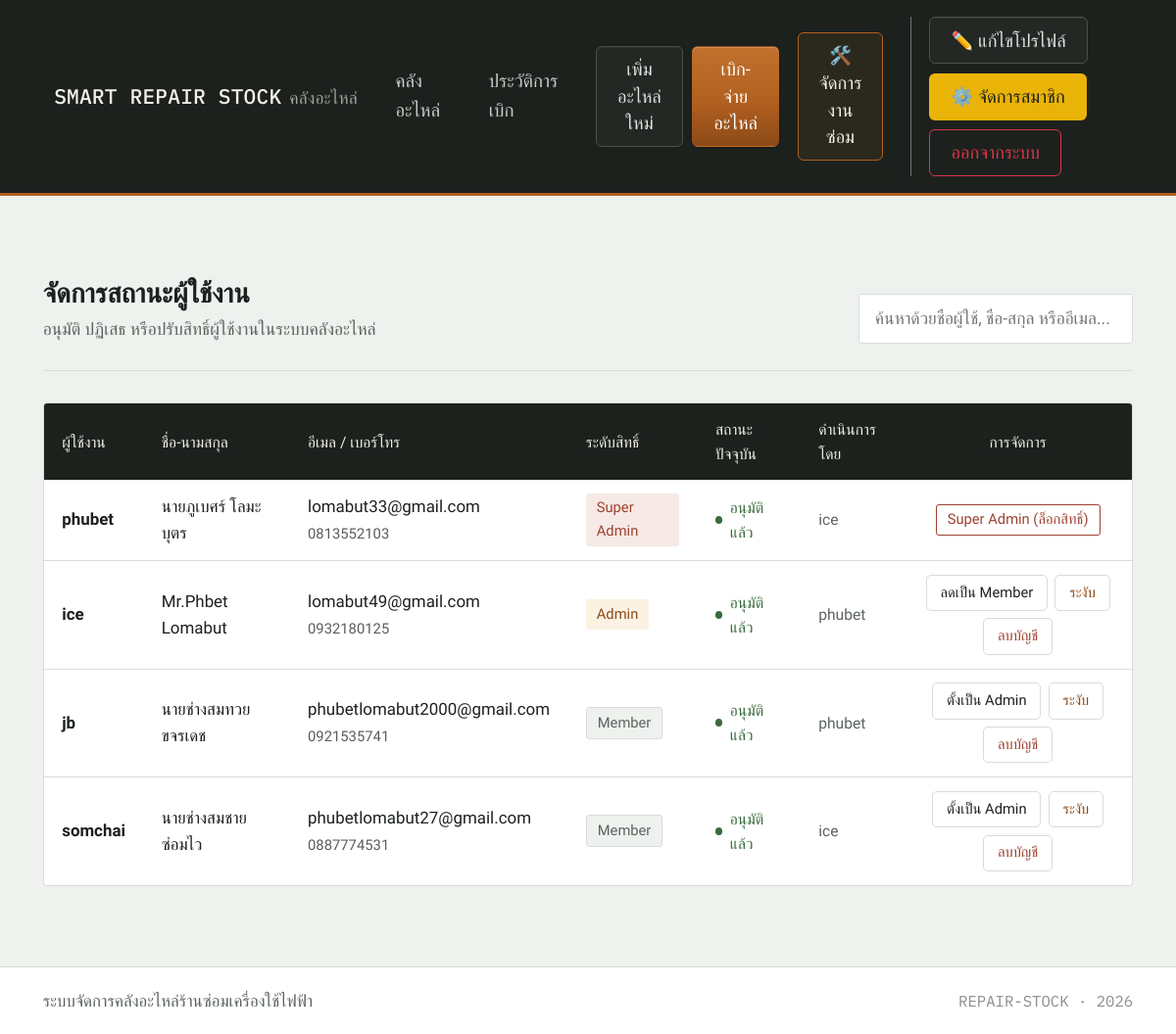
Page /accounts/admin/approval/ (signed in) on the earlier database version.
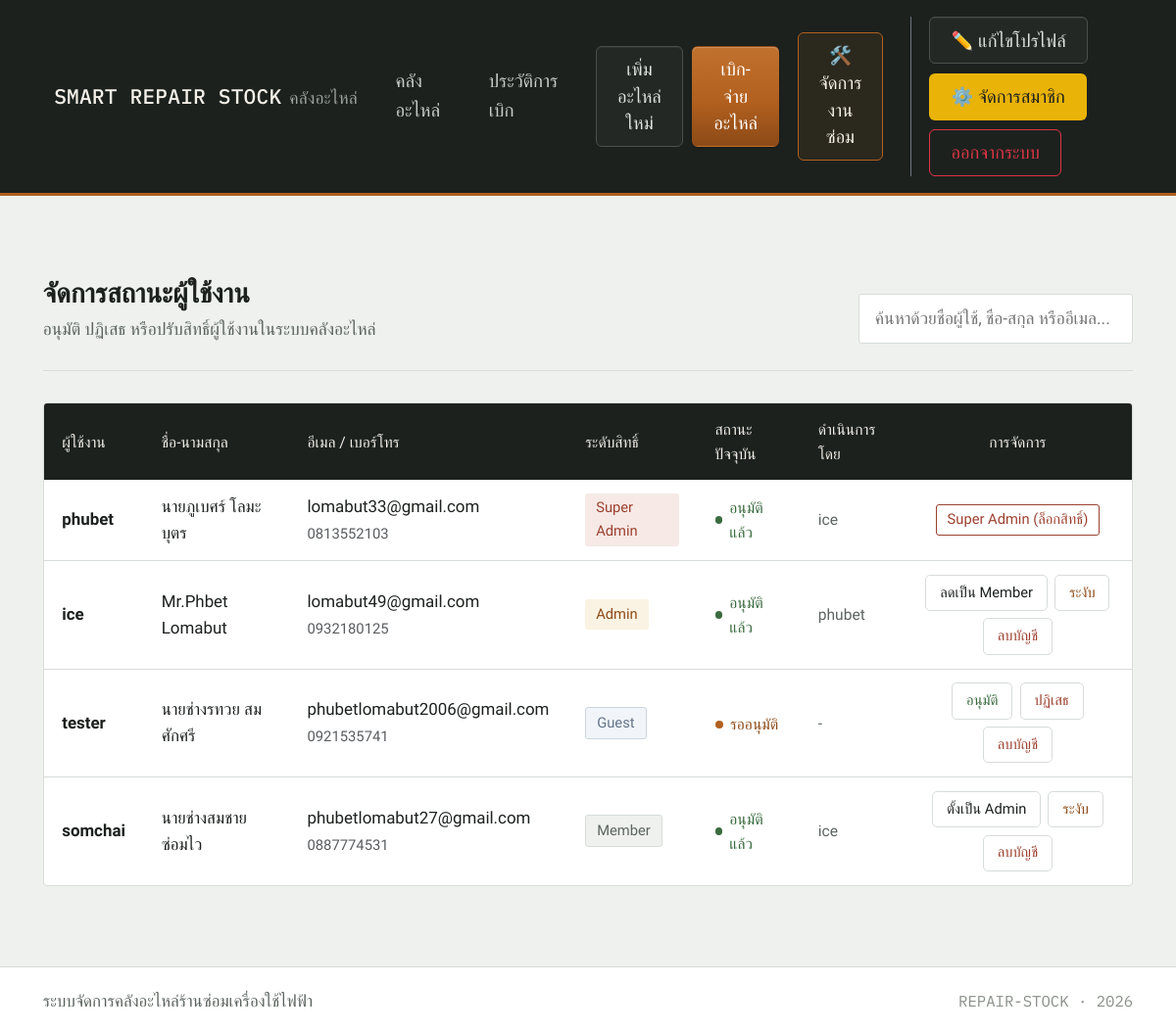
Same page on the later database version.
### accounts/models.py (models this page shows, shortened)
class UserProfile(models.Model):
    user = models.OneToOneField(User, on_delete=models.CASCADE, related_name='profile')
    phone_number = models.CharField(max_length=20, blank=True, null=True, verbose_name="เบอร์โทรศัพท์")
    profile_picture = models.ImageField(upload_to='profiles/', blank=True, null=True, verbose_name="รูปโปรไฟล์")
    ROLE_CHOICES = (
        ('admin', 'ผู้ดูแลระบบ (Admin)'),
        ('member', 'ช่างซ่อม/พนักงาน (Member)'),
        ('guest', 'ผู้เยี่ยมชม (Guest)'),
    )
    role = models.CharField(max_length=10, choices=ROLE_CHOICES, default='guest', verbose_name="บทบาท")
    APPROVAL_STATUS = (
        ('pending', 'รออนุมัติ'),
        ('approved', 'อนุมัติแล้ว'),
        ('rejected', 'ไม่อนุมัติ'),
        ('suspended', 'ระงับการใช้งาน'),
    )
    status = models.CharField(max_length=15, choices=APPROVAL_STATUS, default='pending', verbose_name="สถานะบัญชี")
    rejection_reason = models.TextField(blank=True, null=True, verbose_name="เหตุผล/หมายเหตุจากแอดมิน")
    approved_by = models.ForeignKey(User, on_delete=models.SET_NULL, null=True, blank=True, related_name='approvals_made', verbose_name="ผู้ดำเนินการล่าสุด")
    updated_at = models.DateTimeField(auto_now=True, verbose_name="อัปเดตล่าสุดเมื่อ")

### accounts/views.py (the view, shortened to what this page needs)
# urls.py: path('admin/approval/', views.admin_approval_list, name='admin_approval'),
@staff_member_required
def admin_approval_list(request):
    query = request.GET.get('q', '')
    profiles_query = UserProfile.objects.select_related('user', 'approved_by').annotate(
        role_priority=Case(
            When(user__is_superuser=True, then=1),
            When(user__is_staff=True, then=2),
            default=3,
            output_field=IntegerField(),
        )
    )
    profiles_list = profiles_query.order_by('role_priority', '-id')
    paginator = Paginator(profiles_list, 15)
    page_number = request.GET.get('page')
    profiles = paginator.get_page(page_number)
    return render(request, 'admin_approval.html', {'profiles': profiles, 'query': query})

### accounts/templates/admin_approval.html (shortened to what the changed rows need)
{% extends 'base.html' %}
{% block content %}
<div class="page-wrap">
    <div class="page-header">
        <div>
            <h1>จัดการสถานะผู้ใช้งาน</h1>
        </div>
    </div>
    <div class="panel-card">
        <div id="table-container">
            <div class="table-responsive">
                <table class="approval-table">
                    <thead>
                        <tr>
                            <th>ผู้ใช้งาน</th>
                            <th>ชื่อ-นามสกุล</th>
                            <th>อีเมล / เบอร์โทร</th>
                            <th>ระดับสิทธิ์</th>
                            <th>สถานะปัจจุบัน</th>
                            <th>ดำเนินการโดย</th>
                            <th class="text-center">การจัดการ</th>
                        </tr>
                    </thead>
                    <tbody>
                        {% for p in profiles %}
                        <tr>
                            <td><strong>{{ p.user.username }}</strong></td>
                            <td>{{ p.user.first_name }} {{ p.user.last_name }}</td>
                            <td>
                                {{ p.user.email|default:"-" }}<br>
                                <small class="text-muted">{{ p.phone_number|default:"-" }}</small>
                            </td>
                            <td>
                                {% if p.user.is_superuser %}
                                    <span class="role-tag role-super">Super Admin</span>
                                {% elif p.user.is_staff %}
                                    <span class="role-tag role-admin">Admin</span>
                                {% elif p.status == 'pending' %}
                                    <span class="role-tag role-guest">Guest</span>
                                {% else %}
                                    <span class="role-tag role-member">Member</span>
                                {% endif %}
                            </td>
                            <td>
                                {% if p.status == 'pending' %}
                                    <span class="status-tag status-pending">รออนุมัติ</span>
                                {% elif p.status == 'approved' %}
                                    <span class="status-tag status-approved">อนุมัติแล้ว</span>
                                {% elif p.status == 'rejected' %}
                                    <span class="status-tag status-rejected" title="{{ p.rejection_reason }}">ไม่อนุมัติ</span>
                                {% else %}
                                    <span class="status-tag status-suspended">ถูกระงับ</span>
                                {% endif %}
                            </td>
                            <td>
                                {% if p.approved_by %}
                                    <span class="approved-by">{{ p.approved_by.username }}</span>
                                {% else %}
                                    <span class="approved-by">-</span>
                                {% endif %}
                            </td>
                            <td class="text-center">
                                {% if p.user.is_superuser %}
                                    <span class="self-tag" style="border-color: #9c4130; color: #9c4130;">Super Admin (ล็อกสิทธิ์)</span>
                                {% elif p.user == request.user %}
                                    <span class="self-tag">บัญชีของคุณ</span>
                                {% else %}
                                    <div class="row-actions">
                                        {% if p.status == 'pending' %}
                                            <form method="POST" action="{% url 'accounts:update_status' p.id 'approve' %}" onsubmit="return confirm('ยืนยันการอนุมัติบัญชี {{ p.user.username }}?');">
                                                <button type="submit" class="btn-row-action btn-approve">อนุมัติ</button>
                                            </form>
                                            <button type="button" class="btn-row-action btn-reject"
                                                    data-bs-toggle="modal" data-bs-target="#rejectModal"
                                                    data-action-url="{% url 'accounts:update_status' p.id 'reject' %}"
                                                    data-username="{{ p.user.username }}">ปฏิเสธ</button>
                                        {% elif p.status == 'approved' %}
                                            {% if p.user.is_staff %}
                                                <form method="POST" action="{% url 'accounts:update_status' p.id 'remove_admin' %}" onsubmit="return confirm('ต้องการลดสิทธิ์ {{ p.user.username }} เป็น Member ใช่หรือไม่?');">
                                                    <button type="submit" class="btn-row-action btn-demote">ลดเป็น Member</button>
                                                </form>
                                            {% else %}
                                                <form method="POST" action="{% url 'accounts:update_status' p.id 'make_admin' %}" onsubmit="return confirm('ต้องการแต่งตั้ง {{ p.user.username }} เป็น Admin ใช่หรือไม่?');">
                                                    <button type="submit" class="btn-row-action btn-promote">ตั้งเป็น Admin</button>
                                                </form>
                                            {% endif %}
                                            <form method="POST" action="{% url 'accounts:update_status' p.id 'suspend' %}" onsubmit="return confirm('ยืนยันการระงับบัญชี {{ p.user.username }}?');">
                                                <button type="submit" class="btn-row-action btn-suspend">ระงับ</button>
                                            </form>
                                        {% elif p.status == 'suspended' or p.status == 'rejected' %}
                                            <form method="POST" action="{% url 'accounts:update_status' p.id 'approve' %}" onsubmit="return confirm('ต้องการเปิดให้ {{ p.user.username }} ใช้งานอีกครั้ง?');">
                                                {% csrf_token %}
                                                <button type="submit" class="btn-row-action btn-approve">เปิดใช้งานอีกครั้ง</button>
                                            </form>
                                        {% endif %}
                                        <form method="POST" action="{% url 'accounts:update_status' p.id 'delete_user' %}" onsubmit="return confirm('ยืนยันลบบัญชี {{ p.user.username }} ออกจากระบบถาวรหรือไม่?');">
                                            <button type="submit" class="btn-row-action btn-delete">ลบบัญชี</button>
                                        </form>
                                    </div>
                                {% endif %}
                            </td>
                        </tr>
                        {% empty %}
                        <tr>
                            <td colspan="7" class="text-center text-muted py-4">ไม่พบข้อมูลผู้ใช้งานที่ค้นหา</td>
                        </tr>
                        {% endfor %}
                    </tbody>
                </table>
            </div>
        </div>
    </div>
</div>
{% endblock %}

Differences in the rows shown:
removed UserProfile: user.username "jb", user.first_name "นายช่างสมทวย", user.last_name "ขจรเดช", user.email "phubetlomabut2000@gmail.com", phone_number "0921535741", status "Member", approved_by.username "phubet"
added UserProfile: user.username "tester", user.first_name "นายช่างรทวย", user.last_name "สมศักศรี", user.email "phubetlomabut2006@gmail.com", phone_number "0921535741", status "Guest"
